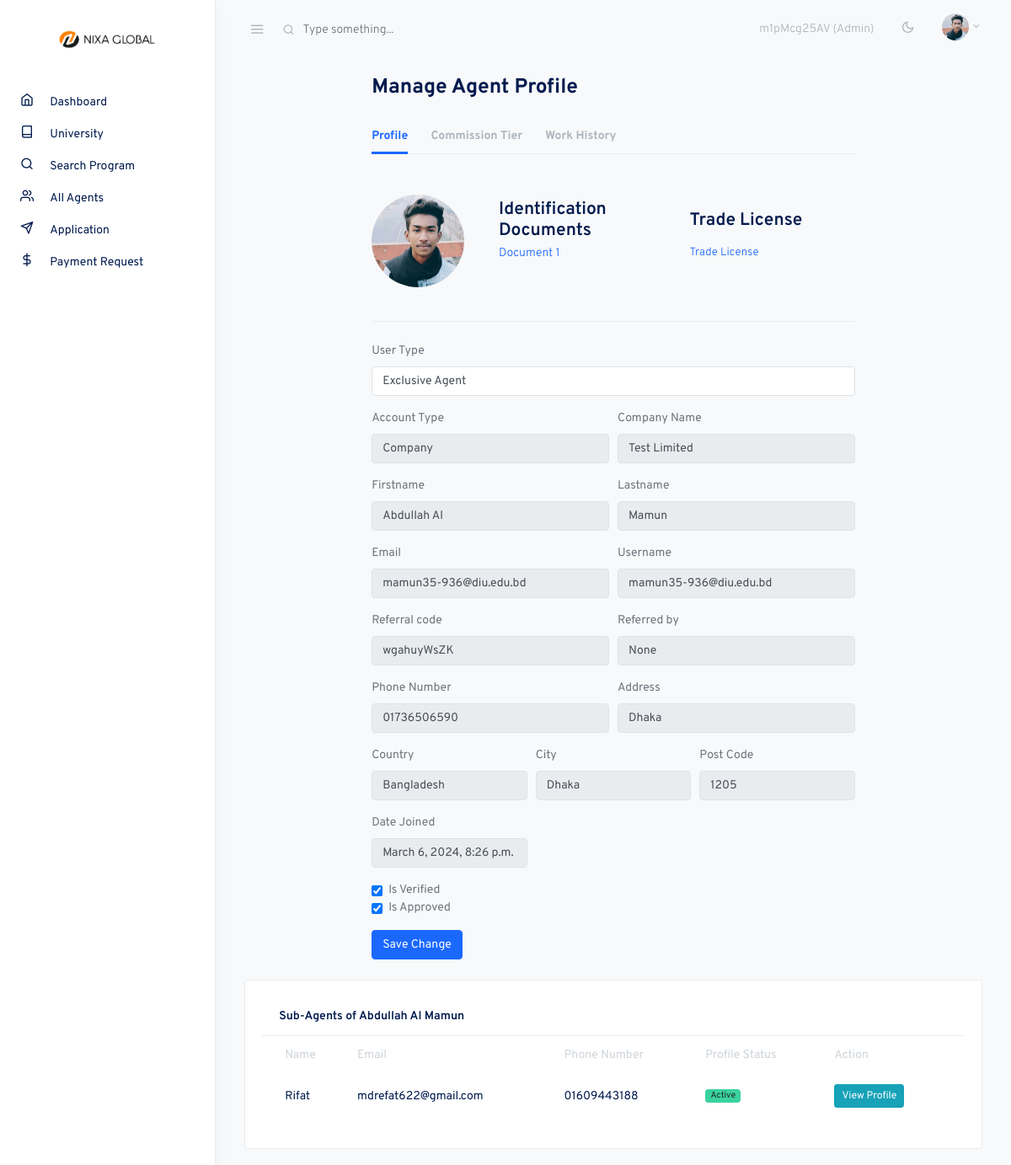
The page /profile_manage/14 (signed in) on the database as committed earlier.
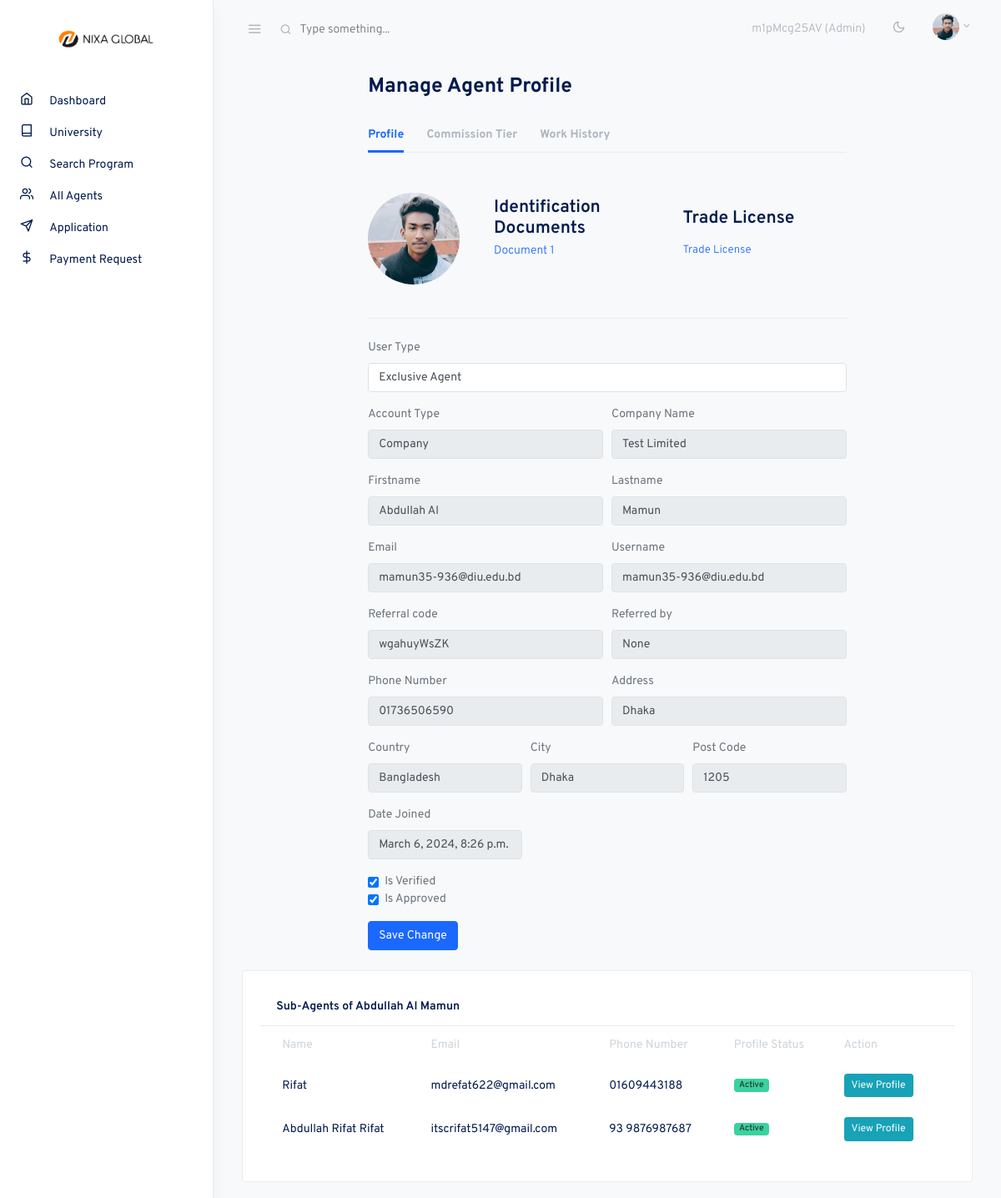
The same page on the database as committed later.
### account/models.py (models this page shows, shortened)
class CustomUser(AbstractUser):
    user_type = models.CharField(max_length=20, choices=UserType.choices, default=UserType.AGENT)
    account_type = models.CharField(max_length=20, choices=AccountType.choices, default=AccountType.INDIVIDUAL)
    email = models.EmailField(unique=True)
    phone_number = models.CharField(max_length=20)
    address = models.CharField(max_length=200)
    country = models.CharField(max_length=100)
    city = models.CharField(max_length=100)
    post_code = models.CharField(max_length=20)
    referral_code = models.CharField(max_length=20, unique=True, blank=True, null=True)
    referred_by = models.ForeignKey('self', on_delete=models.SET_NULL, null=True, blank=True)
    is_verified = models.BooleanField(default=False)
    email_verification_token = models.CharField(max_length=100, blank=True, null=True)
    email_verification_sent_at = models.DateTimeField(null=True, blank=True)
    identification_document = models.ForeignKey('IdentificationDocument', on_delete=models.SET_NULL, null=True, blank=True)
    avatar = models.ImageField(upload_to='avatars/', blank=True)
    company_name = models.CharField(max_length=200, null=True, blank=True)
    profession = models.CharField(max_length=100, null=True, blank=True)
    @property
    def is_admin(self):
        return self.user_type == UserType.ADMIN
    class Meta:
        verbose_name = "User"
        verbose_name_plural = "     Users"

class DocumentImage(models.Model):
    identification_document = models.ForeignKey(IdentificationDocument, on_delete=models.CASCADE)
    image = models.ImageField(upload_to='user_document_images')
    class Meta:
        verbose_name = "Doc Image"
        verbose_name_plural = " Doc Images"

### core/views.py (the view, shortened to what this page needs)
# urls.py: path('profile_manage/<int:pk>', views.profile_manage, name="profile_manage"),
@login_required
@admin_required
def profile_manage(request, pk):
    user = CustomUser.objects.get(pk=pk)
    referrals = CustomUser.objects.filter(referred_by=user.id)
    documents = DocumentImage.objects.filter(identification_document__user=user)
    try:
        company = Company.objects.get(user=user)
        trade_license = company.trade_license
    except Company.DoesNotExist:
        trade_license = None
    return render(request, 'portal/profile_manage.html', {'user':user, 'documents': documents, 'trade_license': trade_license, 'referrals':referrals})

### templates/portal/profile_manage.html (shortened to what this page needs)
{% extends 'portal/assets/base.html' %}
{% load static %}
{% block content %}
<div class="container-fluid">
    <div class="row justify-content-center">
      <div class="col-12 col-lg-10 col-xl-8">
        <h2 class="h3 mb-4 page-title">Manage Agent Profile</h2>
        <div class="my-4">
          <ul class="nav nav-tabs mb-4" id="myTab" role="tablist">
            <li class="nav-item">
              <a class="nav-link active" id="home-tab" data-toggle="tab" href="#home" role="tab" aria-controls="home" aria-selected="true">Profile</a>
            </li>
            <li class="nav-item">
              <a class="nav-link" href="{% url 'core:comission_manage' user.id|urlencode %}">Commission Tier</a>
            </li>
            <li class="nav-item">
              <a class="nav-link" href="{% url 'core:agent_applications' user.id|urlencode %}" >Work History</a>
            </li>
          </ul>
          <form method="POST" action="{% url 'core:profile_manage' user.id %}" enctype="multipart/form-data">
            <div class="row mt-5 align-items-center">
              <div class="col-md-3 mb-3">
                <div class="avatar avatar-xl" id="avatar-container">
                    {% if user.avatar %}
                        <img src="{{ user.avatar.url }}" alt="..." class="avatar-img rounded-circle">
                    {% else %}
                        <img src="{% static 'assets/portal/./assets/avatars/face-1.jpg' %}" alt="..." class="avatar-img rounded-circle">
                    {% endif %}
                </div>
              </div>
              <div class="col">
                <div class="row align-items-center">
                  <div class="col-md-6">
                    <h4 class="mb-1">Identification Documents</h4>
                  </div>
                  {% if user.account_type == 'Company' %}
                  <div class="col-md-6">
                    <h4 class="mb-1">Trade License</h4>
                  </div>
                  {% endif %}
                </div>
                <div class="row mb-4">
                  <div class="col-md-6">
                    <p class="text-muted">
                      {% for document in documents %}
                          <a href="{{ document.image.url }}" alt="Document Image">Document {{forloop.counter}}</a>
                      {% empty %}
                          <p>No documents found.</p>
                      {% endfor %}
                    </p>
                  </div>
                  {% if user.account_type == 'Company' %}
                  <div class="col-6">
                    <p class="small mb-0 text-muted">
                      {% if trade_license %}
                      <a href="{{ trade_license.url }}" alt="Document Image">Trade License</a>
                      {% endif %}
                    </p>
                  </div>
                  {% endif %}
                </div>
              </div>
            </div>
            <hr class="my-4">
            <div class="form-group mb-3">
              <label for="custom-select">User Type</label>
              <select name="user_type" class="custom-select" id="custom-select" name="user_type">
                <option value="Exclusive Agent" {% if user.user_type == 'Exclusive Agent' %} selected {% endif %}>Exclusive Agent</option>
              </select>
            </div>
            <div class="form-row">
              <div class="form-group col-md-6">
                  <label for="firstname">Account Type</label>
                  <input type="text" disabled class="form-control" value="{{user.account_type}}">
              </div>
              {% if user.account_type == 'Company' %}
              <div class="form-group col-md-6">
                  <label for="firstname">Company Name</label>
                  <input type="text" disabled class="form-control" value="{{user.company_name}}">
              </div>
              {% elif user.account_type == 'Individual' %}
              <div class="form-group col-md-6">
                <label for="firstname">Profession</label>
                <input type="text" disabled name="profession" class="form-control" value="{{user.profession}}">
              </div>
              {% endif %}
            </div>
            <div class="form-row">
                <div class="form-group col-md-6">
                    <label for="firstname">Firstname</label>
                    <input type="text" disabled id="firstname" name="first_name" class="form-control" value="{{user.first_name}}">
                </div>
                <div class="form-group col-md-6">
                    <label for="lastname">Lastname</label>
                    <input type="text" disabled id="lastname" name="last_name" class="form-control" value="{{user.last_name}}">
                </div>
            </div>
            <div class="form-row">
                <div class="form-group col-md-6">
                    <label for="inputEmail4">Email</label>
                    <input type="email" disabled class="form-control" id="inputEmail4" value="{{user.email}}">
                  </div>
                  <div class="form-group col-md-6">
                    <label for="inputAddress5">Username</label>
                    <input type="text" disabled class="form-control" id="inputAddress5" value="{{user.username}}">
                  </div>
            </div>
            <div class="form-row">
                <div class="form-group col-md-6">
                    <label for="inputEmail4">Referral code</label>
                    <input type="text" disabled class="form-control" id="inputEmail4" value="{{user.referral_code}}">
                  </div>
                  <div class="form-group col-md-6">
                    <label for="inputAddress5">Referred by</label>
                    <input type="text" disabled class="form-control" id="inputAddress5" value="{{user.referred_by}}">
                  </div>
            </div>
            <div class="form-row">
                <div class="form-group col-md-6">
                    <label for="inputEmail4">Phone Number</label>
                    <input type="text" disabled name="phone_number" class="form-control" id="inputEmail4" value="{{user.phone_number}}">
                  </div>
                  <div class="form-group col-md-6">
                    <label for="inputAddress5">Address</label>
                    <input type="text" disabled name="address" class="form-control" id="inputAddress5" value="{{user.address}}">
                  </div>
            </div>
            <div class="form-row">
                <div class="form-group col-md-4">
                    <label for="inputEmail4">Country</label>
                    <input type="text" disabled name="country" class="form-control" id="inputEmail4" value="{{user.country}}">
                </div>
                <div class="form-group col-md-4">
                    <label for="inputAddress5">City</label>
                    <input type="text" disabled name="city" class="form-control" id="inputAddress5" value="{{user.city}}">
                </div>
                <div class="form-group col-md-4">
                    <label for="inputAddress5">Post Code</label>
                    <input type="text" disabled name="post_code" class="form-control" id="inputAddress5" value="{{user.post_code}}">
                </div>
            </div>
            <div class="form-row">
                <div class="form-group col-md-4">
                    <label for="inputEmail4">Date Joined</label>
                    <input type="text" disabled disabled class="form-control" id="inputEmail4" value="{{user.date_joined}}">
                </div>
            </div>
            <div class="form-group">
              <div class="form-check col-md-6">
                  <input class="form-check-input" name="is_verified" type="checkbox" {% if user.is_verified %}checked{% endif %} id="isVerifiedCheckbox">
                  <label class="form-check-label" for="isVerifiedCheckbox">Is Verified</label>
              </div>
              <div class="form-check col-md-6">
                  <input class="form-check-input" name="is_active" type="checkbox" {% if user.is_active %}checked{% endif %} id="isActiveCheckbox">
                  <label class="form-check-label" for="isActiveCheckbox">Is Approved</label>
              </div>
            </div>
            <button type="submit" class="btn btn-primary">Save Change</button>
          </form>
        </div>
      </div>
    </div>
    <div class="card">
      <div class="card-body">
        <div class="card-header">
          <strong class="card-title">Sub-Agents of {{user.first_name}} {{user.last_name}}</strong>
        </div>
        <div class="col-12 col-md-1-">
          <table class="table table-borderless table-striped">
            <thead>
              <tr role="row">
                <th>Name</th>
                <th>Email</th>
                <th>Phone Number</th>
                <th>Profile Status</th>
                <th>Action</th>
              </tr>
            </thead>
            <tbody>
              {% for item in referrals %}
                <tr>
                  <th scope="col">{{item.first_name}} {{item.last_name}}</th>
                  <th>{{item.email}}</th>
                  <th>{{item.phone_number}}</th>
                  <th>
                    <span class="badge badge-pill {% if user.is_active %}badge-success{% else %}badge-danger{% endif %}" >{% if user.is_active %}Active{% else %}Inactive{% endif %}</span>
                  </th>
                  <th>
                    <a href="{% url 'core:profile_manage' item.id %}">
                      <button class="btn btn-sm btn-info">View Profile</button>
                    </a>
                  </th>
                </tr>
              {% endfor %}
            </tbody>
          </table>
        </div>
      </div>
    </div>
  </div>
</div>
{% endblock %}

### templates/portal/assets/navbar.html (shortened to what this page needs)
{% load static %}
<nav class="topnav navbar navbar-light">
    <button type="button" class="navbar-toggler text-muted mt-2 p-0 mr-3 collapseSidebar">
      <i class="fe fe-menu navbar-toggler-icon"></i>
    </button>
    <form class="form-inline mr-auto searchform text-muted">
      <input class="form-control mr-sm-2 bg-transparent border-0 pl-4 text-muted" type="search" placeholder="Type something..." aria-label="Search">
    </form>
    <ul class="nav">
      <li class="nav-item nav-notif">
        <a class="nav-link text-muted my-2">
          {{request.user.referral_code}} ({{request.user.user_type}})
        </a>
      </li>
      <li class="nav-item">
        <a class="nav-link text-muted my-2" href="#" id="modeSwitcher" data-mode="light">
          <i class="fe fe-sun fe-16"></i>
        </a>
      </li>
      <li class="nav-item dropdown">
        <a class="nav-link dropdown-toggle text-muted pr-0" href="#" id="navbarDropdownMenuLink" role="button" data-toggle="dropdown" aria-haspopup="true" aria-expanded="false">
          <span class="avatar avatar-sm mt-2">
            {% if user.avatar %}
                <img src="{{ user.avatar.url }}" alt="..." class="avatar-img rounded-circle">
            {% else %}
                <img src="{% static 'assets/portal/./assets/avatars/face-1.jpg' %}" alt="..." class="avatar-img rounded-circle">
            {% endif %}
          </span>
        </a>
      </li>
    </ul>
  </nav>

Rows that differ between the two databases and show on the page:
added CustomUser: first_name "Abdullah Rifat", last_name "Rifat", email "itscrifat5147@gmail.com", phone_number "93 9876987687"
